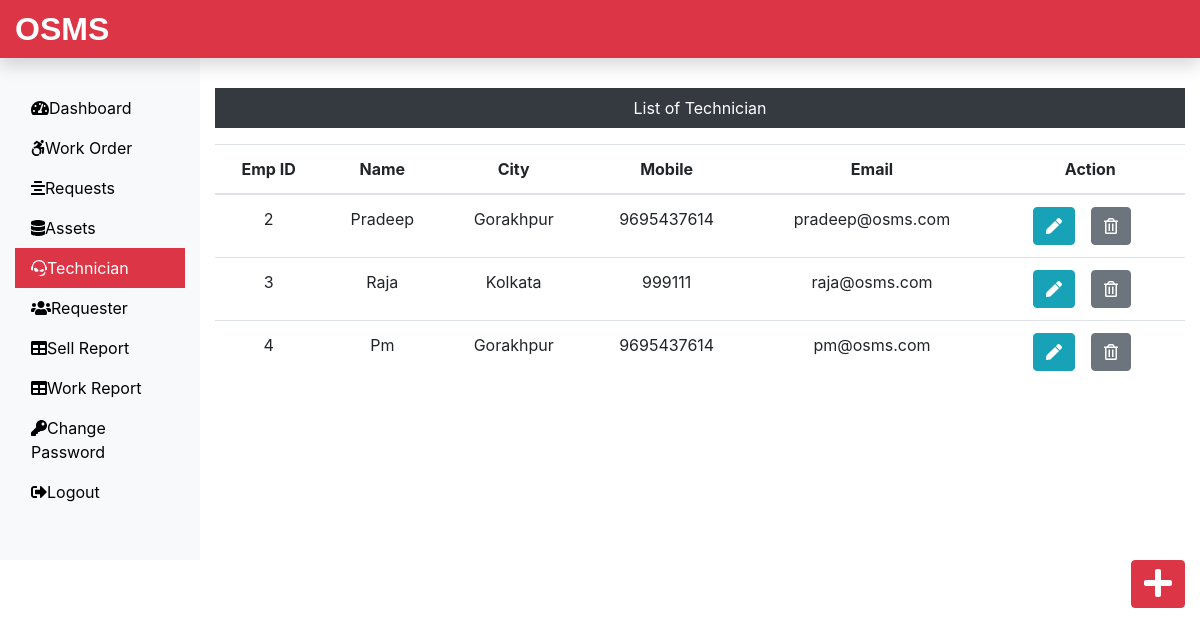
Screenshot of /Admin/technician.php (signed in) with the database file from the repository.
### tables this page shows
CREATE TABLE `technician_tb` (
  `empid` int(11) NOT NULL,
  `empName` varchar(60) NOT NULL,
  `empCity` varchar(60) NOT NULL,
  `empMobile` bigint(20) NOT NULL,
  `empEmail` varchar(60) NOT NULL
);

### Admin/technician.php (the view, shortened to what this page needs)
<?php
include('includes/header.php');
include('../dbConnection.php');
?>
<div class="col-sm-9 col-md-10 mt-5 text-center">
 <p class="bg-dark text-white p-2">List of Technician</p>
 <?php
  $sql = "SELECT * FROM technician_tb";
  $result = $conn->query($sql);
  if($result->num_rows > 0){
   echo '<table class="table">';
    echo '<thead>';
     echo '<tr>';
      echo '<th scope="col">Emp ID</th>';
      echo '<th scope="col">Name</th>';
      echo '<th scope="col">City</th>';
      echo '<th scope="col">Mobile</th>';
      echo '<th scope="col">Email</th>';
      echo '<th scope="col">Action</th>';
     echo '</tr>';
    echo '</thead>';
    echo '<tbody>';
     while($row = $result->fetch_assoc()){
      echo '<tr>';
       echo '<td>'.$row["empid"].'</td>';
       echo '<td>'.$row["empName"].'</td>';
       echo '<td>'.$row["empCity"].'</td>';
       echo '<td>'.$row["empMobile"].'</td>';
       echo '<td>'.$row["empEmail"].'</td>';
       echo '<td>';
        echo '<form action="editemp.php" class="d-inline" method="POST">';
         echo '<input type="hidden" name="id" value='.$row["empid"].'><button type="submit" class="btn btn-info mr-3" name="edit" value="Edit"><i class="fas fa-pen"></i></button>';
        echo '</form>';
        echo '<form action="" method="POST" class="d-inline">';
        echo '<input type="hidden" name="id" value='.$row["empid"].'><button type="submit" class="btn btn-secondary mr-3" name="delete" value="Delete"><i class="far fa-trash-alt"></i></button>';
       echo '</form>';
       echo '</td>';
      echo '</tr>';
     }
    echo '</tbody>';
   echo '</table>';
  } else {
   echo '0 Result';
  }
 ?>
</div>
  </div>
  <div class="float-right"><a href="insertemp.php" class="btn btn-danger"><i class="fas fa-plus fa-2x"></i></a></div>
 </div>
 </body>
</html>

### css/custom.css (style rules this page uses)
a { color: black; }

### rows the page displays
technician_tb: empid "2", empName "Pradeep", empCity "Gorakhpur", empMobile "9695437614", empEmail "pradeep@osms.com"
technician_tb: empid "3", empName "Raja", empCity "Kolkata", empMobile "999111", empEmail "raja@osms.com"
technician_tb: empid "4", empName "Pm", empCity "Gorakhpur", empMobile "9695437614", empEmail "pm@osms.com"
